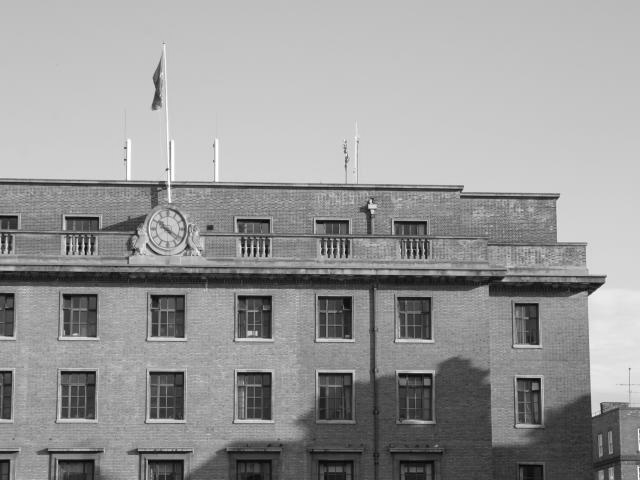
#> input picture Project/PCA/output/original/buildings/img11.png, 640 x 480 px; its folder holds only this picture in this run
$ python pca-compression.py
#> lines starting #> are read from the running program, lines starting #| are printed output that depends on the picture
import numpy as np
import matplotlib.pyplot as plt
from skimage import io, color
import os
import glob
from datetime import datetime as time

# applying PCA on the block of the image
def compress_block_pca(block, num_components):
    """
    Compress a block using PCA.

    Parameters:
    - block: 2D NumPy array representing the block.
    - num_components: Number of principal components to retain.

    Returns:
    - block_compressed: Reconstructed block after PCA compression.
    - variance_explained: Percentage of variance explained by the retained components.
    """

    mean_block = np.mean(block, axis=0, keepdims=True)
    centered_block = block - mean_block

    # Step 2: Compute the covariance matrix
    covariance_matrix = np.cov(centered_block)

    # Step 3: Compute eigenvalues and eigenvectors
    eigenvalues, eigenvectors = np.linalg.eigh(covariance_matrix)
    # print(eigenvalues)
    # print("-----------------------------")

    # Step 4: Sort eigenvalues and eigenvectors in descending order
    sorted_indices = np.argsort(eigenvalues)[::-1]
    eigenvalues = eigenvalues[sorted_indices]
    eigenvectors = eigenvectors[:, sorted_indices]

    # Step 5: Retain the top `num_components` eigenvectors
    principal_components = eigenvectors[:, :num_components]

    # Step 6: Project the block data into the PCA subspace
    transformed_data = np.dot(principal_components.T, centered_block)

    # Step 7: Reconstruct the block
    block_compressed = np.dot(principal_components, transformed_data) + mean_block

    return block_compressed

# applying PCA on the every block of the image
def compress_image_pca(image, num_components, block_size=16):
    """
    Compress a grayscale image using PCA.

    Parameters:
    - image: 2D NumPy array representing the grayscale image.
    - num_components: Number of principal components to retain.
    - block_size: Size of the blocks to divide the image into.

    Returns:
    - compressed_image: Reconstructed image after PCA compression.
    - variance_explained: Percentage of variance explained by the retained components.
    """
    # Step 1: Divide the image into blocks
    height, width = image.shape
    compressed_image = np.zeros((height, width))

    for i in range(0, height, block_size):
        for j in range(0, width, block_size):
            block = image[i:i+block_size, j:j+block_size]

            # Ensure the block is of the correct size
            if block.shape[0] != block_size or block.shape[1] != block_size:
                continue

            # Step 2: Apply PCA on the block
            block_compressed = compress_block_pca(block, num_components)

            # Step 3: Reconstruct the block
            compressed_image[i:i+block_size, j:j+block_size] = block_compressed

    return compressed_image

#calculating rmse between two images
def rmse(imageA, imageB):
    sum_sq = np.sum((imageA.astype("float")) ** 2)
    forbenius_norm = np.sqrt(sum_sq / float(imageA.shape[0] * imageA.shape[1]))
    return np.sqrt(np.mean((imageA - imageB) ** 2))/forbenius_norm

# Load and preprocess the image
def main(image_path, img_name, num_components, class_name):
#> called with img_name = 'img1', num_components = 1, class_name = 'buildings'
    image = io.imread(image_path)
#> image is the input picture: shape (480, 640); min 3, max 255, mean 152.2
    if image.ndim == 3:  # Convert to grayscale if it's an RGB image
        image = color.rgb2gray(image)
    image = image.astype(float)

    # Compress the image using PCA
    compressed_image = compress_image_pca(image, num_components)
#> after the loop in compress_image_pca, `for i in range(0, height, block_size):`:
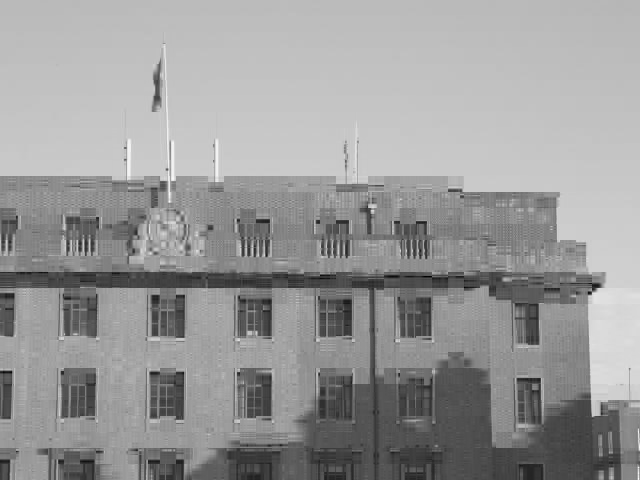
#> compressed_image: shape (480, 640) float64; min -23.89, max 268.6, mean 152.2; drawn with min black and max white
    image = image.astype(np.uint8)
    compressed_image = compressed_image.astype(np.uint8)

    total_pixels = image.shape[0] * image.shape[1]
    num_blocks = np.ceil(image.shape[0] / 16) * np.ceil(image.shape[1] / 16)
    bpp = ((2*num_components + 1) * num_blocks / total_pixels)*16*8

    # saving the compressed image and original image
    os.makedirs(f"output/compressed/{class_name}/{img_name}", exist_ok=True)
    os.makedirs(f"output/original/{class_name}", exist_ok=True)

    io.imsave(f"output/compressed/{class_name}/{img_name}/{num_components}.png", compressed_image)
    io.imsave(f"output/original/{class_name}/{img_name}.png", image)

    return bpp

if __name__ == "__main__":
    imgs_path = "../Microsoft-Database/pca-gray/"
    num_components = [1, 2, 4, 6, 8]

    buildings = glob.glob(imgs_path + "buildings/*.png")

    plt.figure(figsize=(35,25))
    for i, img_path in enumerate(buildings):
        print(f"Processing image {i+1}...")
        img_name = f"img{i+1}"
        bpp_buildings = []
        rmse_buildings = []
        for num in num_components:
            start = time.now()
            bpp = main(img_path, img_name, num, "buildings")
            bpp_buildings.append(bpp)
            rmse_buildings.append(rmse(io.imread(f"output/original/buildings/{img_name}.png"), io.imread(f"output/compressed/buildings/{img_name}/{num}.png")))
            end = time.now()
            time_taken = ((end - start).total_seconds() * 1000).__round__(2)
            print(f"\tProcessed for number of components: {num}\t\t\t{time_taken} ms")

        plt.plot(bpp_buildings, rmse_buildings, label=f"img{i+1}", marker='o', markersize=20)

    plt.title("BPP vs RMSE for Localised PCA Method", fontsize=30)
    plt.xlabel("BPP", fontsize=25)
    plt.ylabel("RMSE", fontsize=25)
    plt.legend(fontsize=20)
    plt.xticks(fontsize=20)
    plt.yticks(fontsize=20)
    plt.grid()
    plt.savefig("output/plot.png")
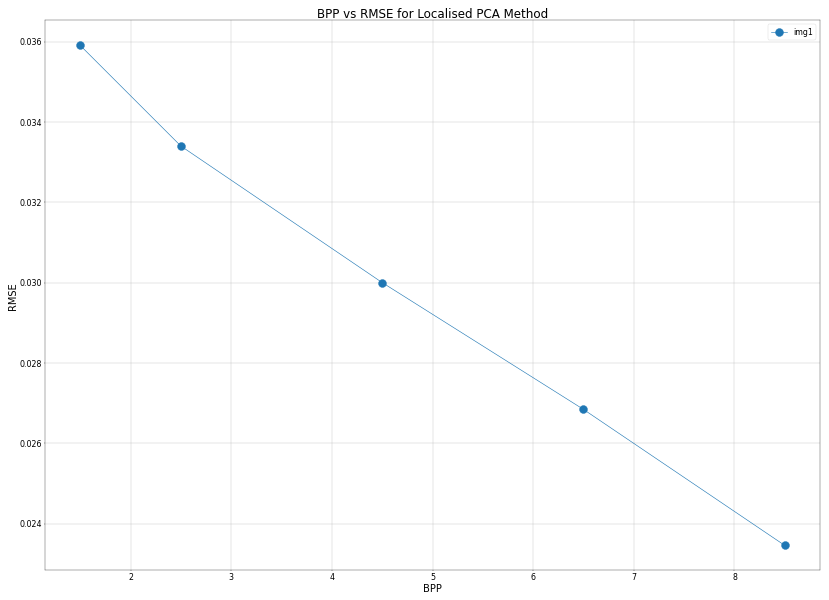
#> figure drawn by matplotlib, 1 panel
    print("Processing Completed!")

$ run again, on Project/PCA/output/original/buildings/img13.png
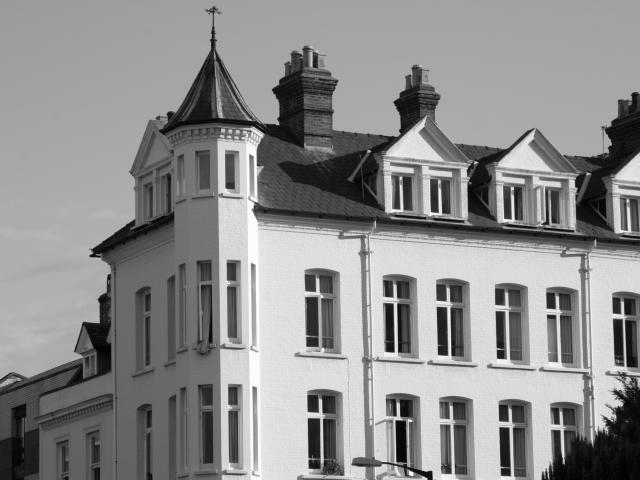
#> input picture Project/PCA/output/original/buildings/img13.png, 640 x 480 px
#> in main, image is the input picture: shape (480, 640); min 0, max 255, mean 140.5
#> after the loop in compress_image_pca, `for i in range(0, height, block_size):`:
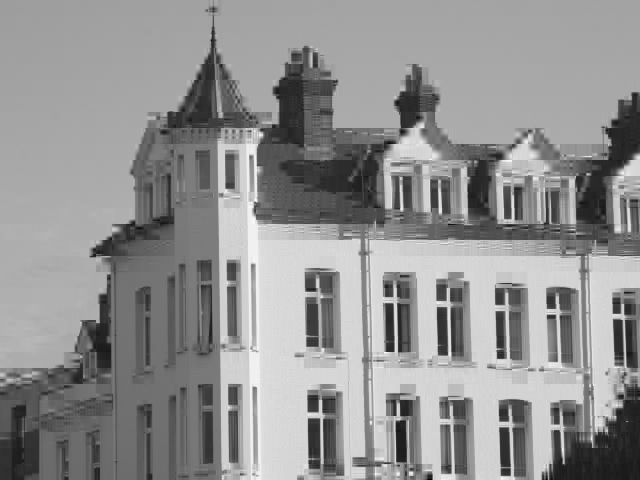
#> compressed_image: shape (480, 640) float64; min -28.25, max 268, mean 140.5; drawn with min black and max white
#> `plt.savefig("output/plot.png")`:
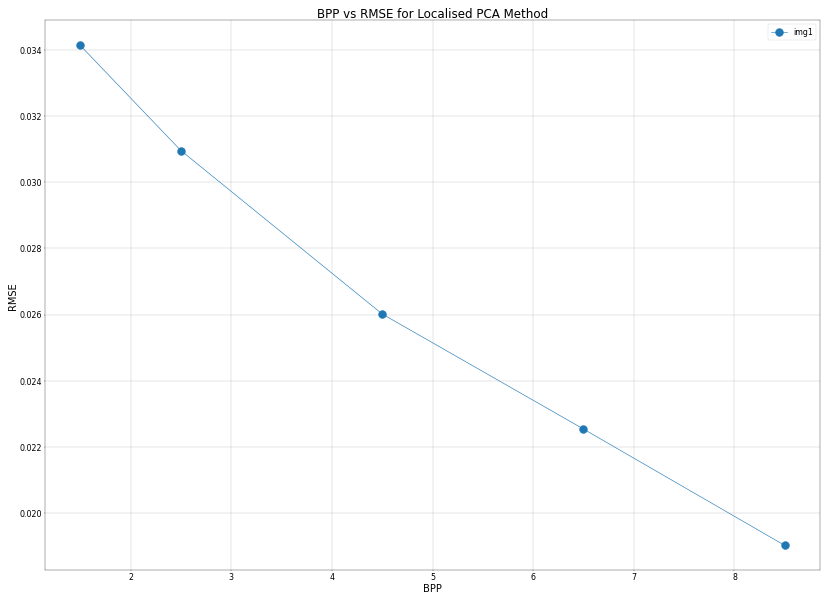
#> figure drawn by matplotlib, 1 panel

$ run again, on Project/PCA/output/original/buildings/img15.png
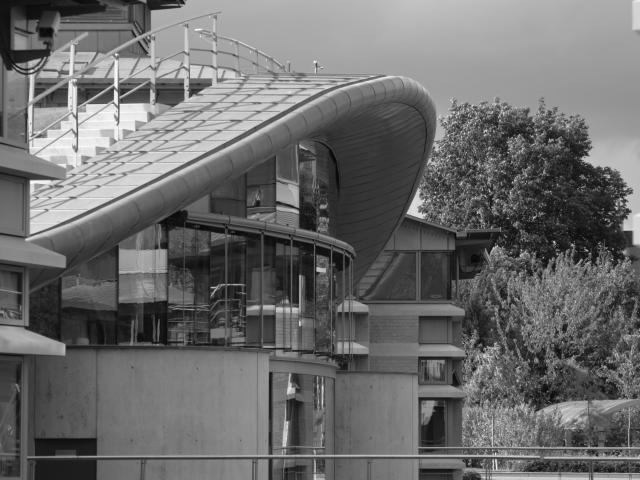
#> input picture Project/PCA/output/original/buildings/img15.png, 640 x 480 px
#> in main, image is the input picture: shape (480, 640); min 2, max 255, mean 107.6
#> after the loop in compress_image_pca, `for i in range(0, height, block_size):`:
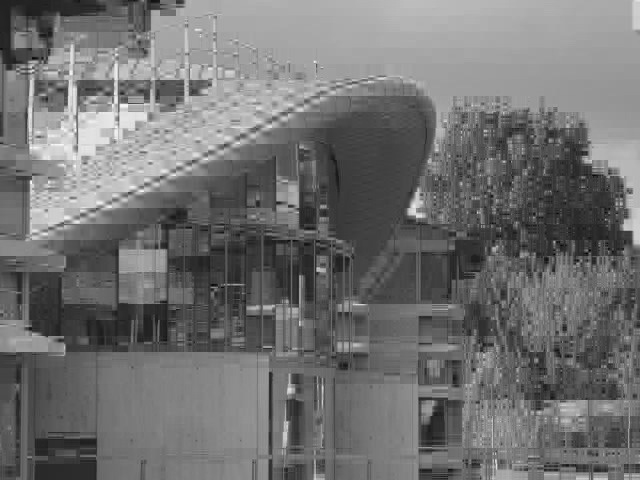
#> compressed_image: shape (480, 640) float64; min -21.51, max 268.2, mean 107.6; drawn with min black and max white
#> `plt.savefig("output/plot.png")`:
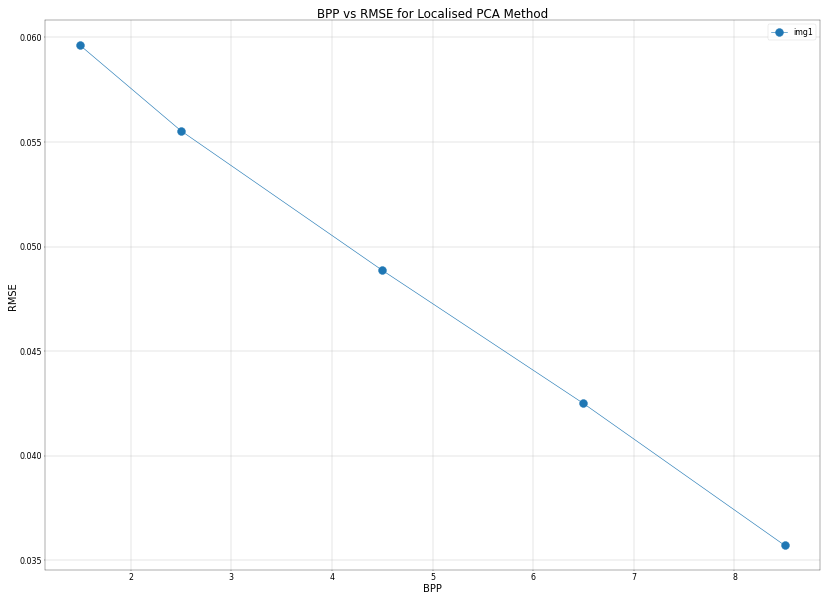
#> figure drawn by matplotlib, 1 panel
